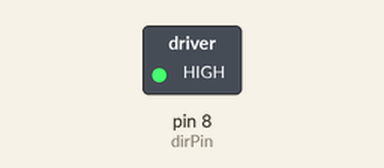
Simulated run of this sketch. Board: Arduino Uno, built with avr-gcc and run on an emulated ATmega328P. On the bench: switched loads named in the sketch (green lamp = pin HIGH). Pins used as bus, display or sensor lines are not drawn.

Above: at 0.8 s.
At 6.1 s:
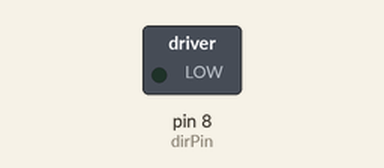
Timing chart, 0 to 8.1 s (numbered marks = the images above):
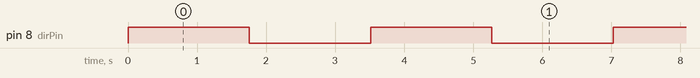

Measured:
- by itself, pin 8 (dirPin): alternates HIGH for 1.8 s and LOW for 1.8 s

The sketch:

stepper_motor_driver.ino
```cpp
int dirPin =8;
int stepperPin = 7;

void setup()
{
 pinMode(dirPin, OUTPUT);
 pinMode(stepperPin, OUTPUT);
}

void step(boolean dir,int steps)
 {
 digitalWrite(dirPin,dir);
 delay(50);

 for(int i=0;i<steps;i++)
 {
   digitalWrite(stepperPin, HIGH);
   delayMicroseconds(600);//Adjust the speed of motor. Increase the value, motor speed become slower.
   digitalWrite(stepperPin, LOW);
   delayMicroseconds(600);
 }
}

void loop()
{
 //steps per revolution for 200 pulses = 360 degree full cycle rotation
 step(true,1000);//(direction ,steps per revolution). This is clockwise rotation.
 delay(500);
 step(false,1000);//Turn (direction ,steps per revolution). This is anticlockwise rotation.
 delay(500);
}
```
